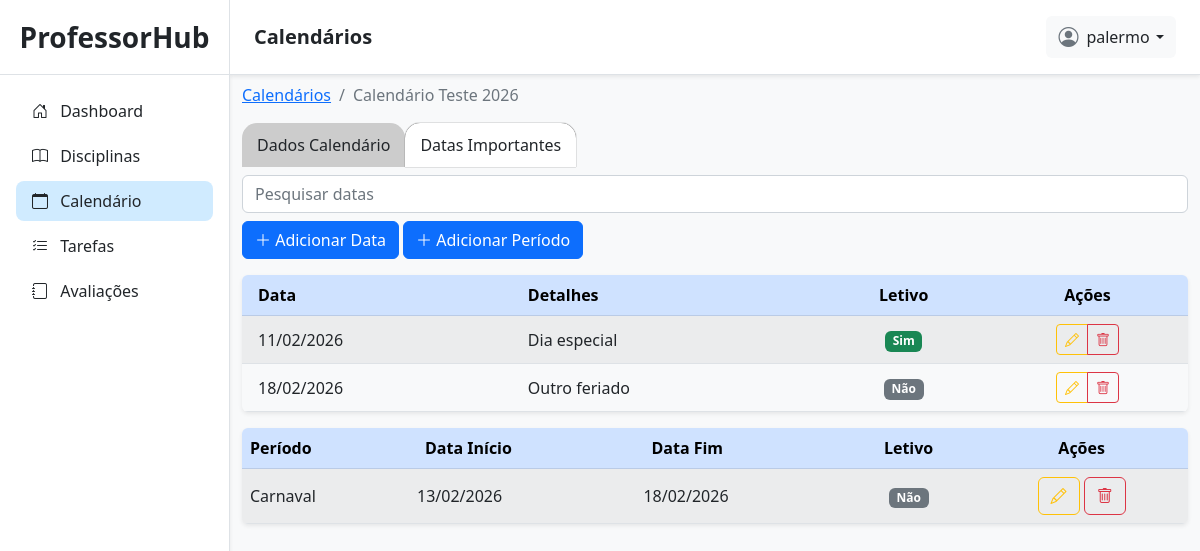
/calendarios/10/datas-importantes/ (signed in), run on the app's committed database.
### planner/models.py (models this page shows, shortened)
class CalendarioLetivo(models.Model):
    user = models.ForeignKey(User, on_delete=models.CASCADE, related_name='calendarios')
    nome = models.CharField(max_length=100)
    data_inicio = models.DateField(null=True)
    data_fim = models.DateField(null=True)

class DataImportante(models.Model):
    calendario = models.ForeignKey(CalendarioLetivo, on_delete=models.CASCADE, related_name='datas')
    data = models.DateField()
    detalhes = models.CharField(max_length=255, default='')
    dia_letivo = models.BooleanField(default=True)

class PeriodoImportante(models.Model):
    calendario = models.ForeignKey(CalendarioLetivo, on_delete=models.CASCADE, related_name='periodos')
    data_inicio = models.DateField()
    data_fim = models.DateField()
    detalhes = models.CharField(max_length=255, default='')
    eh_letivo = models.BooleanField(default=True)

### planner/views.py (the view, shortened to what this page needs)
# urls.py: path('calendarios/<int:id>/datas-importantes/', calendario_datas_importantes, name='calendario_datas_importantes'),
@login_required(login_url='/login/')
def calendario_datas_importantes(request, id):
    calendario = get_object_or_404(CalendarioLetivo, id=id, user=request.user)
    return render(request, 'planner/calendarios/calendario_datas_importantes.html', {
        'calendario': calendario,
        'form': DataImportanteForm(),
        'periodo_form': PeriodoImportanteForm(),
        'datas': calendario.datas.all().order_by('data'),
        'periodos': calendario.periodos.all().order_by('data_inicio')
    })

### planner/forms.py (shortened to what this page needs)
class DataImportanteForm(forms.ModelForm):
    detalhes = forms.CharField(
        required=False,
        widget=forms.TextInput(attrs={
            'class': 'form-control',
            'placeholder': 'Detalhes da data',
        }),
    )
    class Meta:
        model = DataImportante
        fields = ['data', 'calendario', 'detalhes', 'dia_letivo']
        widgets = {
            'data': forms.DateInput(attrs={
                'type': 'date',
                'class': 'form-control'
            }),
            'dia_letivo': forms.CheckboxInput(attrs={
                'class': 'form-check-input'
            }),
        }

class PeriodoImportanteForm(forms.ModelForm):
    detalhes = forms.CharField(
        required=False,
        widget=forms.TextInput(attrs={
            'class': 'form-control',
            'placeholder': 'Detalhes do período',
        }),
    )
    class Meta:
        model = PeriodoImportante
        fields = ['detalhes', 'data_inicio', 'data_fim', 'eh_letivo', 'calendario']
        labels = {
            'eh_letivo': 'É período letivo?',
            'data_inicio': 'Data de Início',
            'data_fim': 'Data Final',
        }
        widgets = {
            'data_inicio': forms.DateInput(attrs={
                'type': 'date',
                'class': 'form-control'
            }),
            'data_fim': forms.DateInput(attrs={
                'type': 'date',
                'class': 'form-control'
            }),
            'eh_letivo': forms.CheckboxInput(attrs={
                'class': 'form-check-input'
            }),
        }
    def __init__(self, *args, **kwargs):
        super().__init__(*args, **kwargs)
        self.fields['eh_letivo'].initial = False

### planner/templates/planner/calendarios/calendario_datas_importantes.html (shortened to what this page needs)
{% extends 'planner/base.html' %}
{% load static %}
{% block titlenavbar %}
Calendários
{% endblock %}
{% block content %}
<div class="container my-2">
    <nav aria-label="breadcrumb">
        <ol class="breadcrumb">
            <li class="breadcrumb-item"><a href="{% url 'calendarios' %}">Calendários</a></li>
            <li class="breadcrumb-item active" aria-current="page">{{ calendario.nome }}</li>
        </ol>
    </nav>
    <div class="abas-disciplinas">
        <div class="aba">
            <a href="{% url 'calendario_detail' calendario.id %}" class="nav-link">Dados Calendário</a>
        </div>
        <div class="aba active">
            <a href="#" class="nav-link">Datas Importantes</a>
        </div>
    </div>
    <div class="my-2">
        <input type="text" class="form-control flex-grow-1" id="exampleInputEmail1" aria-describedby="emailHelp"
            placeholder="Pesquisar datas">
    </div>
    <div class="mb-3">
        <button type="button" class="btn btn-primary" data-bs-toggle="modal" data-bs-target="#criarData">
            <i class="bi bi-plus-lg"></i> Adicionar Data
        </button>
        <button type="button" class="btn btn-primary" data-bs-toggle="modal" data-bs-target="#criarPeriodo">
            <i class="bi bi-plus-lg"></i> Adicionar Período
        </button>
    </div>
    <div class="table-responsive mt-3 shadow-sm rounded">
        <table class="table table-striped table-hover mb-0">
            <thead class="table-primary text-center align-middle">
                <tr>
                    <th scope="col" class="text-start ps-3">Data</th>
                    <th scope="col" class="text-start">Detalhes</th>
                    <th scope="col">Letivo</th>
                    <th scope="col">Ações</th>
                </tr>
            </thead>
            <tbody class="align-middle">
                {% for data in datas %}
                <tr>
                    <td class="text-start ps-3">{{ data.data|date:'d/m/Y' }}</td>
                    <td class="text-start">{{ data.detalhes|default:'Sem detalhes' }}</td>
                    <td class="text-center">
                        {% if data.dia_letivo %}
                        <span class="badge bg-success">Sim</span>
                        {% else %}
                        <span class="badge bg-secondary">Não</span>
                        {% endif %}
                    </td>
                    <td class="text-center">
                        <div class="btn-group btn-group-sm" role="group">
                            <button type="button" class="btn btn-outline-warning" data-bs-toggle="modal"
                                data-bs-target="#modal_edit" data-id-calendario="{{ calendario.id }}"
                                data-id="{{ data.id }}" data-data="{{ data.data|date:'Y-m-d' }}"
                                data-detalhes="{{ data.detalhes }}" data-dia-letivo="{{ data.dia_letivo }}"
                                title="Editar data">
                                <i class="bi bi-pencil"></i>
                            </button>
                            <button type="button" class="btn btn-outline-danger" data-bs-toggle="modal"
                                data-bs-target="#modal_delete" data-id="{{ data.id }}"
                                data-id-calendario="{{ calendario.id }}" data-data="{{ data.data|date:'Y-m-d' }}"
                                title="Excluir data">
                                <i class="bi bi-trash"></i>
                            </button>
                        </div>
                    </td>
                </tr>
                {% endfor %}
            </tbody>
        </table>
    </div>
    <div class="table-responsive mt-3 shadow-sm rounded">
        <table class="table table-striped table-hover mb-0">
            <thead class="table-primary text-center align-middle">
                <tr>
                    <th scope="col" class="text-start">Período</th>
                    <th scope="col" class="text-start ps-3">Data Início</th>
                    <th scope="col" class="text-start ps-3">Data Fim</th>
                    <th scope="col">Letivo</th>
                    <th scope="col">Ações</th>
                </tr>
            </thead>
            <tbody class="align-middle">
                {% for periodo in periodos %}
                <tr>
                    <td>{{ periodo.detalhes }}</td>
                    <td>{{ periodo.data_inicio|date:'d/m/Y' }}</td>
                    <td>{{ periodo.data_fim|date:'d/m/Y' }}</td>
                    <td class="text-center">
                        {% if periodo.eh_letivo %}
                        <span class="badge bg-success">Sim</span>
                        {% else %}
                        <span class="badge bg-secondary">Não</span>
                        {% endif %}
                    </td>
                    <td class="text-center">
                        <button type="button" class="btn btn-outline-warning" data-bs-toggle="modal"
                                data-bs-target="#modal_edit_periodo" data-id-calendario="{{ calendario.id }}"
                                data-id="{{ periodo.id }}" data-data-inicio="{{ periodo.data_inicio|date:'Y-m-d' }}"
                                data-data-fim="{{ periodo.data_fim|date:'Y-m-d' }}" data-detalhes="{{ periodo.detalhes }}" data-eh-letivo="{{ periodo.eh_letivo }}"
                                title="Editar período">
                            <i class="bi bi-pencil"></i>
                        </button>
                        <button type="button" class="btn btn-outline-danger" data-bs-toggle="modal"
                                data-bs-target="#modal_delete_periodo" data-id-calendario="{{ calendario.id }}"
                                data-id="{{ periodo.id }}" data-detalhes="{{ periodo.detalhes }}"
                                title="Excluir período">
                            <i class="bi bi-trash"></i>
                        </button>
                    </td>
                </tr>
                {% endfor %}
            </tbody>
        </table>
    </div>
    {% endblock %}

### planner/templates/planner/base.html (shortened to what this page needs)
{% load static %}
<!doctype html>
<html lang="en">
<head>
    <link href="https://cdn.jsdelivr.net/npm/bootstrap@5.2.3/dist/css/bootstrap.min.css" rel="stylesheet"
>
    <link rel="stylesheet" href="https://cdn.jsdelivr.net/npm/bootstrap-icons@1.13.1/font/bootstrap-icons.min.css">
    <link rel="stylesheet" href="{% static 'css/planner/base.css' %}">
</head>
<body class="bg-light">
    <div class="container-fluid p-0">
        <div class="sidebar p-0 position-relative shadow-sm">
            <div class="sidebar-header py-3 px-3 text-center border-bottom">
                <a class="nav-link fs-3 fw-semibold text-dark" href="/">ProfessorHub</a>
            </div>
            <div class="d-flex flex-column justify-content-between pb-4" style="height: 90%;">
                <div class="sidebar-content">
                    <ul class="list-group mx-3 mt-3">
                        <li class="list-group-item {% if '/dashboard/' in request.path %}item-active{% endif %}">
                            <a href="{% url 'admin_dashboard' %}" class="text-decoration-none d-block text-dark">
                                <i class="bi bi-house-door me-2"></i> Dashboard
                            </a>
                        </li>
                        <li class="list-group-item {% if '/disciplinas/' in request.path %}item-active{% endif %}">
                            <a href="{% url 'disciplinas' %}" class="text-decoration-none d-block text-dark">
                                <i class="bi bi-book me-2"></i> Disciplinas
                            </a>
                        </li>
                        <li class="list-group-item {% if '/calendarios/' in request.path %}item-active{% endif %}">
                            <a href="{% url 'calendarios' %}" class="text-decoration-none d-block text-dark">
                                <i class="bi bi-calendar me-2"></i> Calendário
                            </a>
                        </li>
                        <li class="list-group-item {% if '/tarefas/' in request.path and '/disciplinas/' not in request.path %}item-active{% endif %}">
                            <a href="{% url 'tarefas' %}" class="text-decoration-none d-block text-dark">
                                <i class="bi bi-list-check me-2"></i> Tarefas
                            </a>
                        </li>
                        <li class="list-group-item {% if '/avaliacoes/' in request.path and '/disciplinas/' not in request.path %}item-active{% endif %}">
                            <a href="{% url 'avaliacoes' %}" class="text-decoration-none d-block text-dark">
                                <i class="bi bi-journal me-2"></i> Avaliações
                            </a>
                        </li>
                    </ul>
                </div>
            </div>
        </div>
        <div class="content-page p-0">
            <div class="navbar bg-white shadow-sm position-sticky top-0 px-4 py-3 border-bottom d-flex justify-content-between align-items-center"
                style="z-index: 900;">
                <div class="d-flex align-items-center gap-3">
                    <h5 class="mb-0 fw-semibold text-dark">
                        {% block titlenavbar %}
                        {% endblock %}
                    </h5>
                </div>
                <div class="dropdown">
                    <button class="btn btn-light border-0 d-flex align-items-center gap-2" type="button"
                        id="dropdownMenuButton1" data-bs-toggle="dropdown" aria-expanded="false">
                        <i class="bi bi-person-circle fs-5 text-secondary"></i>
                        <span class="dropdown-toggle text-dark">{{ request.user }}</span>
                    </button>
                </div>
            </div>
            {% block content %}
            {% endblock %}
        </div>
</body>
</html>

### static/css/planner/base.css (style rules this page uses)
body { overflow: hidden; }
.container-fluid { display: flex; height: 100vh; }
.content-page { flex: 1; overflow-y: auto; background-color: #f8f9fa; }
.sidebar { background-color: #ffffff; width: 230px; height: 100vh; border-right: 1px solid #dee2e6; transition: all 0.3s ease-in-out; }
.sidebar-header a { color: #2c3e50; }
.sidebar .list-group-item { background-color: transparent; border: none; border-radius: 8px; margin-bottom: 5px; transition: 0.2s; }
.item-active { background-color: #d0ebff !important; font-weight: 500; }
.btn-outline-danger { border-width: 1px; }
.navbar { background-color: #ffffff !important; }
.navbar h5 { color: #2c3e50; }
.abas-disciplinas { display: flex; }
.aba { background-color: #ccc; padding: 10px 15px; border-radius: 15px 15px 0 0; cursor: pointer; }
.aba.active { background-color: #fff; box-shadow: 0 0 1px black; }
.dropdown-toggle::after { margin-left: 0.4rem; }

### data on the page
CalendarioLetivo: nome "Calendário Teste 2026"
DataImportante: data "11/02/2026", detalhes "Dia especial", dia_letivo "Sim"
DataImportante: data "18/02/2026", detalhes "Outro feriado", dia_letivo "Não"
PeriodoImportante: detalhes "Carnaval", data_inicio "13/02/2026", data_fim "18/02/2026", eh_letivo "Não"

### other printed values
{{ request.user }} "palermo"
